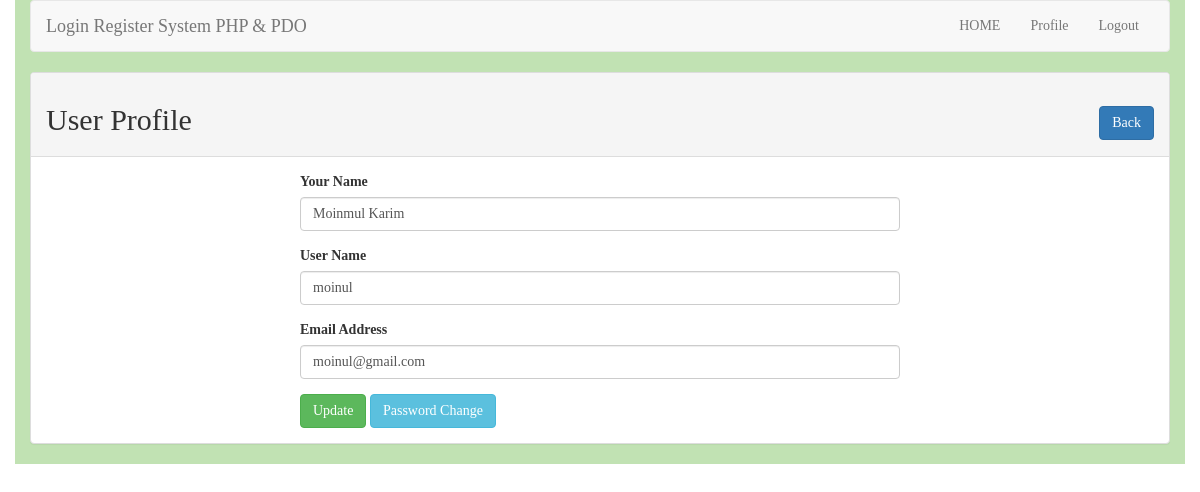
/profile.php?id=2 (signed in), run on the app's committed database.
### tables this page shows
CREATE TABLE `tbl_user` (
  `id` int(11) NOT NULL,
  `name` varchar(255) NOT NULL,
  `username` varchar(255) NOT NULL,
  `email` varchar(255) NOT NULL,
  `password` varchar(255) NOT NULL
);

### lib/User.php (called while the page is built, shortened)
<?php
    include_once 'Session.php';
    include 'Database.php';
class User
{
    private $db;
    public function __construct()
    {
        $this->db = new Database();
    }
            public function getUserById($id){
                $sql = "SELECT * FROM tbl_user WHERE id = :id LIMIT 1";
                $query = $this->db->pdo->prepare($sql);
                $query->bindValue(':id', $id);
                $query->execute();
                $result = $query->fetch(PDO::FETCH_OBJ);
                return $result;
            }
}

### lib/Database.php (called while the page is built)
<?php
class Database{
    private $hostdb = "localhost";
    private $userdb = "root";
    private $passdb = "";
    private $namedb = "db_lr";
    public $pdo;
    public function __construct()
    {
        if (!isset($this->pdo)){
            try{
                $link = new PDO("mysql:host=".$this->hostdb.";dbname=".$this->namedb, $this->userdb, $this->passdb);
                $link->setAttribute(PDO::ATTR_ERRMODE, PDO::ERRMODE_EXCEPTION);
                $link->exec("SET CHARACTER SET utf8");
                $this->pdo = $link;
            }catch(PDOException $e){
                die("Failed to connect with Database".$e->getMessage());
            }
        }
    }
}
?>

### lib/Session.php (called while the page is built, shortened)
<?php
class Session{
    public static function get($key){
       if (isset($_SESSION[$key])) {
           return $_SESSION[$key];
       }else{
           return false;
       }
    }
}

### profile.php (the view, shortened to what this page needs)
<?php
include 'lib/user.php';
include 'inc/header.php';
?>
<?php
    if (isset($_GET['id'])) {
    $userid = (int)$_GET['id'];
}
        $user = new User();
?>
<div class="panel panel-default">
    <div class="panel-heading">
        <h2>User Profile<span class="pull-right"><a class="btn btn-primary" href="index.php">Back</a></span></h2>
    </div>
    <div class="panel-body">
        <div style="max-width: 600px; margin:0 auto">
            <?php
                $uerdata = $user->getUserById($userid);
                if($uerdata) {
            ?>
            <form action="" method="post">
                <div class="form-group">
                    <label for="name">Your Name</label>
                    <input type="text" id="name" name="name" class="form-control" value="<?php echo $uerdata->name; ?>"/>
                </div>
                <div class="form-group">
                    <label for="username">User Name</label>
                    <input type="text" id="username" name="username" class="form-control" value="<?php echo $uerdata->username; ?>"/>
                </div>
                <div class="form-group">
                    <label for="email">Email Address</label>
                    <input type="text" id="email" name="email" class="form-control" value="<?php echo $uerdata->email; ?>"/>
                </div>
                <?php
                    $sesId = Session::get("id");
                    if($userid == $sesId){
                ?>
                <button type="submit" name="update" class="btn btn-success">Update</button>
                        <a class="btn btn-info" href="changepass.php?id=<?php echo $userid; ?>">Password Change</a>
                    <?php } ?>
            </form>
            <?php } ?>
        </div>
    </div>
</div>

### data on the page
tbl_user: name "Moinmul Karim", username "moinul", email "moinul@gmail.com"
